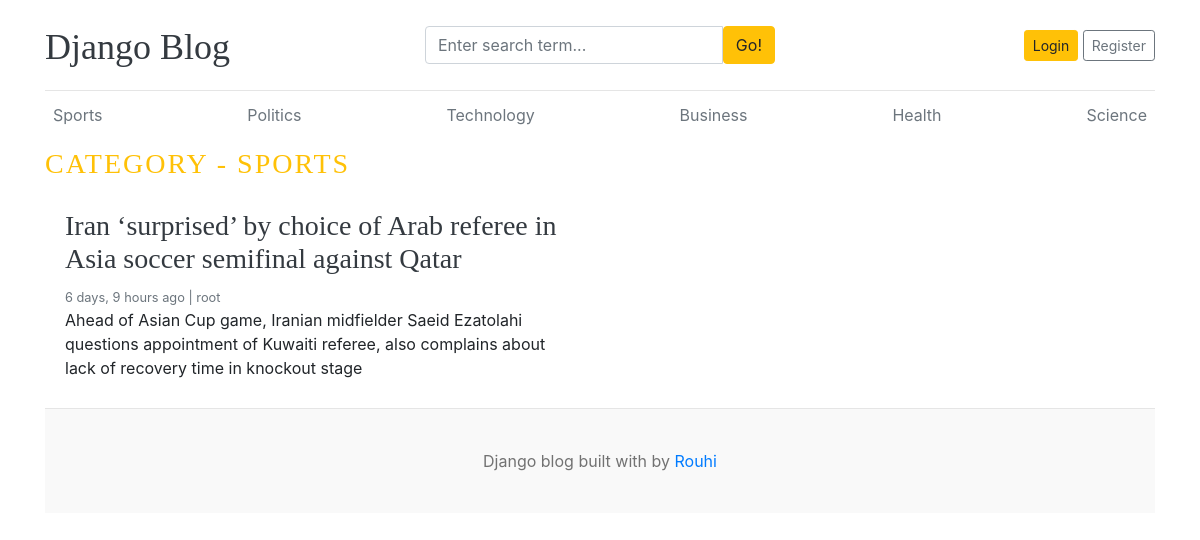
Page /category/1/ on the committed database.
### blogs/models.py (models this page shows, shortened)
class Category(models.Model):
    category_name = models.CharField(max_length=50, unique=True)
    created_at = models.DateTimeField(auto_now_add=True)
    updated_at = models.DateTimeField(auto_now=True)
    class Meta:
        verbose_name = 'Category'
        verbose_name_plural = 'Categories'
    def __str__(self):
        return self.category_name

class Blog(models.Model):
    title = models.CharField(max_length=100)
    slug = models.SlugField(max_length=150, unique=True, blank=True)
    category = models.ForeignKey(Category, on_delete=models.CASCADE, related_name='blogs')
    author = models.ForeignKey(User, on_delete=models.CASCADE, related_name='blogs')
    featured_image = models.ImageField(upload_to='uploads/%Y/%m/%d')
    short_description = models.TextField(max_length=500)
    blog_body = models.TextField(max_length=2000)
    status = models.CharField(max_length=20, choices=STATUS_CHOICES, default="Draft")
    is_featured = models.BooleanField(default=False)
    created_at = models.DateTimeField(auto_now_add=True)
    updated_at = models.DateTimeField(auto_now=True)

### blogs/views.py (the view)
# urls.py: path('<int:category_id>/', views.PostsByCategoryView.as_view(), name='posts_by_category'),
class PostsByCategoryView(View):
    template_name = 'blogs/posts_by_category.html'
    def get(self, request, category_id):
        posts = Blog.objects.filter(status='Published', category=category_id)
        category = get_object_or_404(Category, id=category_id)
        context = {
            'posts':posts,
            'category':category,
        }
        return render(request, self.template_name, context)

### blogs/context_processors.py (called while the page is built)
def get_categories(request):
    categories = Category.objects.all()
    return dict(categories=categories)

def get_social_links(request):
    social_links = SocialLink.objects.all()
    return dict(social_links=social_links)

### blogs/templates/blogs/posts_by_category.html
{% extends 'index.html' %}
{% block content %}
    <h3 class="text-uppercase text-warning" style="letter-spacing: 2px">Category - {{ category }}</h3>
    <div class="row mb-2">
        {% if posts %}
            {% for post in posts %}
                <div class="col-md-6">
                    <div class="card border-0">
                        <div class="card-body">
                            <h3><a href="{% url 'blog' post.slug %}" class="text-dark">{{ post.title }}</a></h3>
                            <small class="mb-1 text-muted">{{ post.created_at| timesince }} ago | {{ post.author }}</small>
                            <p class="card-text">{{ post.short_description|truncatewords:30 }}</p>
                        </div>
                    </div>
                </div>
            {% endfor %}
        {% else %}
            <p>No posts found</p>
        {% endif %}
    </div>
{% endblock %}

### templates/inc/header.html
<header class="blog-header py-3">
    <div class="row flex-nowrap justify-content-between align-items-center">
        <div class="col-4 pt-1">
            <a class="blog-header-logo text-dark" href="/">Django Blog</a>
        </div>
        <div class="col-4">
            <form action="{% url 'search' %}" method="get">
                <div class="input-group">
                    <input class="form-control" type="text" placeholder="Enter search term..."
                           aria-label="Enter search term..." aria-describedby="button-search"
                           name="keyword" value="{{ kw }}"/>
                    <button class="btn btn-warning" id="button-search" type="submit">Go!</button>
                </div>
            </form>
        </div>
        <div class="col-4 d-flex justify-content-end align-items-center">
            {% if request.user.is_authenticated %}
                {% if request.user.is_staff %}
                <span><a href="{% url 'dashboards:dashboard' %}" class="btn btn-sm btn-outline-warning">Dashboard</a></span>
                &nbsp;
                {% endif %}
                <a class="btn btn-sm btn-warning" href="{% url 'logout' %}">Logout</a> &nbsp;
            {% else %}
                <a class="btn btn-sm btn-warning" href="{% url 'login' %}">Login</a> &nbsp;
                <a class="btn btn-sm btn-outline-secondary" href="{% url 'register' %}">Register</a>
            {% endif %}
        </div>
    </div>
</header>
<div class="nav-scroller py-1 mb-2">
    <nav class="nav d-flex justify-content-between">
        {% for category in categories %}
            <a class="p-2 text-muted" href="{% url 'blogs:posts_by_category' category.id %}">{{ category.category_name }}</a>
        {% endfor %}
    </nav>
</div>

### blog_main/static/css/style.css (style rules this page uses)
.blog-header { border-bottom: 1px solid #e5e5e5; }
.blog-header-logo { font-family: "Playfair Display", Georgia, "Times New Roman", serif; font-size: 2.25rem; }
h1, h2, h3, h4, h5, h6 { font-family: "Playfair Display", Georgia, "Times New Roman", serif; }

### rows in the picture
Category: category_name "Sports", category_name "SPORTS"
Category: category_name "Politics"
Category: category_name "Technology"
Category: category_name "Business"
Category: category_name "Health"
Category: category_name "Science"
Blog: title "Iran ‘surprised’ by choice of Arab referee in Asia soccer semifinal against Qatar", created_at "6 days, 9 hours", author "root", short_description "Ahead of Asian Cup game, Iranian midfielder Saeid Ezatolahi questions appointment of Kuwaiti referee, also complains about lack of recovery time in knockout stage"
